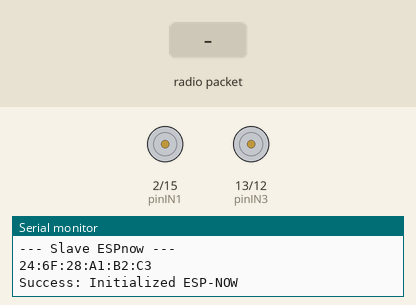
Bench run of a sketch on a simulated ESP32. Parts: motor-driver pin pairs drawn as motors (green arrow = first pin HIGH = forward, orange = second pin HIGH = backward, longer = more drive, scaled by the enable pin), the last lines printed to the serial monitor. The test bench sets the inputs (shaded band).

Above: at 1.2 s.
1.3 s: radio packet "A" arrives
At 2.3 s:
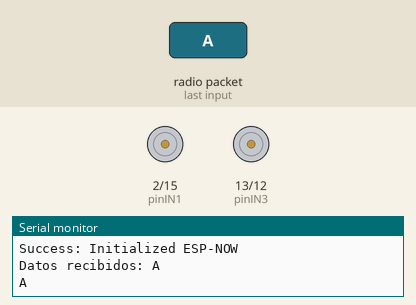
2.9 s: radio packet "D" arrives
At 3.5 s:
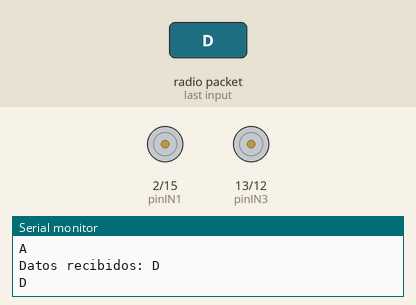
4.5 s: radio packet "S" arrives
At 5.1 s:
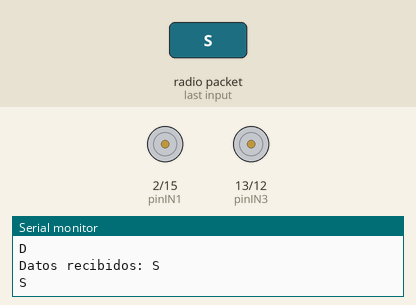
Timing chart, 0 to 7.5 s (numbered marks = the images above; inputs shaded):
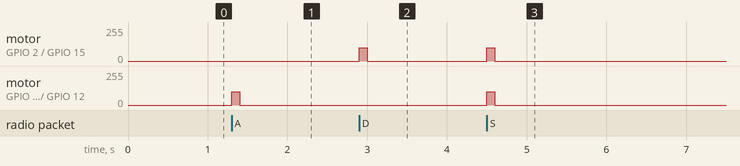

The sketch:

slave-espnow.ino
```cpp
#include <Arduino.h>
#include <WiFi.h>
#include <esp_now.h>

#define MAX_MOTOR_SPEED 100

// Pines de control para el Motor A
const int pinIN1 = 2;
const int pinIN2 = 15;
const int pinENA = 4;

// Pines de control para el Motor B
const int pinIN3 = 13;
const int pinIN4 = 12;
const int pinENB = 14;

void setup() {
  // Configurar los pines como salidas
  pinMode(pinIN1, OUTPUT);
  pinMode(pinIN2, OUTPUT);
  pinMode(pinENA, OUTPUT);
  pinMode(pinIN3, OUTPUT);
  pinMode(pinIN4, OUTPUT);
  pinMode(pinENB, OUTPUT);

  // Configurar el canal PWM, frecuencia y resolución
  ledcSetup(0, 1000, 8);  // Canal 0, frecuencia 1kHz, 8 bits de resolución
  ledcSetup(1, 1000, 8);  // Canal 1, frecuencia 1kHz, 8 bits de resolución
  ledcAttachPin(pinENA, 0);  // Asociar pinENA al canal 0
  ledcAttachPin(pinENB, 1);  // Asociar pinENB al canal 1

  // Iniciar comunicación serial
  Serial.begin(115200);

  Serial.println("--- Slave ESPnow ---");

  Serial.println(WiFi.macAddress());

    // Iniciar WiFi en modo STA
  WiFi.mode(WIFI_STA);

  // Iniciar ESP-NOW
  if (esp_now_init() != ESP_OK) {
    Serial.println("Error initializing ESP-NOW");
    return;
  } else {
    Serial.println("Success: Initialized ESP-NOW");
  }

  esp_now_register_recv_cb(OnDataRecv);
}

void OnDataRecv(const uint8_t * mac, const uint8_t *incomingData, int len) {
  Serial.print("Datos recibidos: ");
  for (int i = 0; i < len; i++) {
    Serial.print((char)incomingData[i]);
  }
  Serial.println();
  char cmd = (char)incomingData[0];
  controlMotor(cmd);
}

void stopMotors(){
  ledcWrite(0, 0);
  ledcWrite(1, 0);
  digitalWrite(pinIN1, LOW);
  digitalWrite(pinIN2, LOW);
  digitalWrite(pinIN3, LOW);
  digitalWrite(pinIN4, LOW);
}

void backToInit(){
  delay(100);
  stopMotors();
}

void controlMotor(char cmd) {
  Serial.println(cmd);
  switch (cmd) {
      case 'A':  // Motor A - solamente
        digitalWrite(pinIN3, HIGH);
        digitalWrite(pinIN4, LOW);
        ledcWrite(1, MAX_MOTOR_SPEED);
        backToInit();
        break;

      case 'D':  // Motor B - solamente
        digitalWrite(pinIN1, HIGH);
        digitalWrite(pinIN2, LOW);
        ledcWrite(0, MAX_MOTOR_SPEED);
        backToInit();
        break;

      case 'S':  // Ambos motores - adelante
        digitalWrite(pinIN1, HIGH);
        digitalWrite(pinIN2, LOW);
        digitalWrite(pinIN3, HIGH);
        digitalWrite(pinIN4, LOW);
        ledcWrite(0, MAX_MOTOR_SPEED);
        ledcWrite(1, MAX_MOTOR_SPEED);
        backToInit();
        break;

      case 'Z':  // Ambos motores - atrás
        digitalWrite(pinIN1, LOW);
        digitalWrite(pinIN2, HIGH);
        digitalWrite(pinIN3, LOW);
        digitalWrite(pinIN4, HIGH);
        ledcWrite(0, MAX_MOTOR_SPEED);  // Máxima velocidad
        ledcWrite(1, MAX_MOTOR_SPEED);  // Máxima velocidad
        backToInit();
        break;

      default:
        // Detener todos los motores si se recibe un comando no reconocido
        backToInit();
        break;
    }
}

void loop() {
  // No se necesita hacer nada en el loop
}
```

Measured:
- after the input at 1.3 s, motor on GPIO 13 (pinIN3) / GPIO 12 (pinIN4): stopped → forward 100/255 at once, → stopped 0.10 s later
- after the input at 2.9 s, motor on GPIO 2 (pinIN1) / GPIO 15 (pinIN2): stopped → forward 100/255 at once, → stopped 0.10 s later
- after the input at 4.5 s, motor on GPIO 2 (pinIN1) / GPIO 15 (pinIN2), motor on GPIO 13 (pinIN3) / GPIO 12 (pinIN4): stopped → forward 100/255 at once, → stopped 0.10 s later
